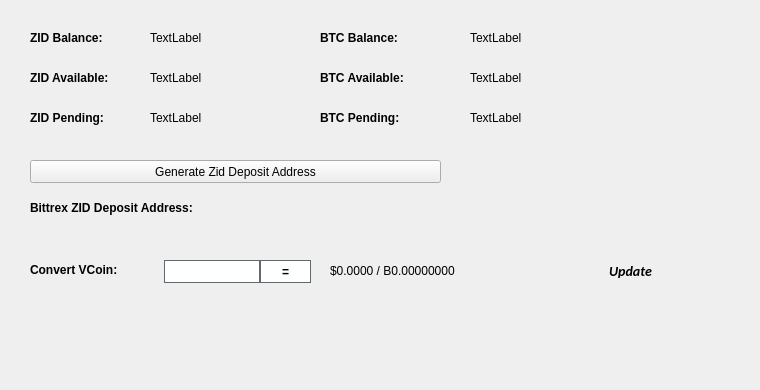
   <widget class="QWidget" name="BalanceTab">
    <attribute name="title">
     <string>Balance</string>
    </attribute>
    <widget class="QLabel" name="BitcoinBalanceLabel">
     <property name="geometry">
      <rect>
       <x>470</x>
       <y>30</y>
       <width>150</width>
       <height>16</height>
      </rect>
     </property>
     <property name="text">
      <string>TextLabel</string>
     </property>
    </widget>
    <widget class="QLabel" name="ZIDBalanceLabel">
     <property name="geometry">
      <rect>
       <x>150</x>
       <y>30</y>
       <width>150</width>
       <height>16</height>
      </rect>
     </property>
     <property name="text">
      <string>TextLabel</string>
     </property>
    </widget>
    <widget class="QLabel" name="label_11">
     <property name="geometry">
      <rect>
       <x>30</x>
       <y>30</y>
       <width>101</width>
       <height>16</height>
      </rect>
     </property>
     <property name="font">
      <font>
       <weight>75</weight>
       <bold>true</bold>
      </font>
     </property>
     <property name="text">
      <string>ZID Balance:</string>
     </property>
    </widget>
    <widget class="QLabel" name="label_12">
     <property name="geometry">
      <rect>
       <x>320</x>
       <y>30</y>
       <width>101</width>
       <height>16</height>
      </rect>
     </property>
     <property name="font">
      <font>
       <weight>75</weight>
       <bold>true</bold>
      </font>
     </property>
     <property name="text">
      <string>BTC Balance:</string>
     </property>
    </widget>
    <widget class="QLabel" name="ZIDAvailableLabel_2">
     <property name="geometry">
      <rect>
       <x>150</x>
       <y>70</y>
       <width>150</width>
       <height>16</height>
      </rect>
     </property>
     <property name="text">
      <string>TextLabel</string>
     </property>
    </widget>
    <widget class="QLabel" name="label_13">
     <property name="geometry">
      <rect>
       <x>30</x>
       <y>70</y>
       <width>111</width>
       <height>16</height>
      </rect>
     </property>
     <property name="font">
      <font>
       <weight>75</weight>
       <bold>true</bold>
      </font>
     </property>
     <property name="text">
      <string>ZID Available:</string>
     </property>
    </widget>
    <widget class="QLabel" name="label_14">
     <property name="geometry">
      <rect>
       <x>30</x>
       <y>110</y>
       <width>101</width>
       <height>16</height>
      </rect>
     </property>
     <property name="font">
      <font>
       <weight>75</weight>
       <bold>true</bold>
      </font>
     </property>
     <property name="text">
      <string>ZID Pending:</string>
     </property>
    </widget>
    <widget class="QLabel" name="ZIDPendingLabel">
     <property name="geometry">
      <rect>
       <x>150</x>
       <y>110</y>
       <width>150</width>
       <height>16</height>
      </rect>
     </property>
     <property name="text">
      <string>TextLabel</string>
     </property>
    </widget>
    <widget class="QLabel" name="label_15">
     <property name="geometry">
      <rect>
       <x>320</x>
       <y>70</y>
       <width>111</width>
       <height>16</height>
      </rect>
     </property>
     <property name="font">
      <font>
       <weight>75</weight>
       <bold>true</bold>
      </font>
     </property>
     <property name="text">
      <string>BTC Available:</string>
     </property>
    </widget>
    <widget class="QLabel" name="BitcoinAvailableLabel">
     <property name="geometry">
      <rect>
       <x>470</x>
       <y>70</y>
       <width>150</width>
       <height>16</height>
      </rect>
     </property>
     <property name="text">
      <string>TextLabel</string>
     </property>
    </widget>
    <widget class="QLabel" name="label_31">
     <property name="geometry">
      <rect>
       <x>320</x>
       <y>110</y>
       <width>111</width>
       <height>16</height>
      </rect>
     </property>
     <property name="font">
      <font>
       <weight>75</weight>
       <bold>true</bold>
      </font>
     </property>
     <property name="text">
      <string>BTC Pending:</string>
     </property>
    </widget>
    <widget class="QLabel" name="BitcoinPendingLabel">
     <property name="geometry">
      <rect>
       <x>470</x>
       <y>110</y>
       <width>150</width>
       <height>16</height>
      </rect>
     </property>
     <property name="text">
      <string>TextLabel</string>
     </property>
    </widget>
    <widget class="QLabel" name="label_33">
     <property name="geometry">
      <rect>
       <x>30</x>
       <y>200</y>
       <width>221</width>
       <height>16</height>
      </rect>
     </property>
     <property name="font">
      <font>
       <weight>75</weight>
       <bold>true</bold>
      </font>
     </property>
     <property name="text">
      <string>Bittrex ZID Deposit Address:</string>
     </property>
    </widget>
    <widget class="QPushButton" name="GenDepositBTN">
     <property name="geometry">
      <rect>
       <x>30</x>
       <y>160</y>
       <width>411</width>
       <height>23</height>
      </rect>
     </property>
     <property name="text">
      <string>Generate Zid Deposit Address</string>
     </property>
     <property name="icon">
      <iconset resource="../zid.qrc">
       <normaloff>:/icons/bitcoin</normaloff>:/icons/bitcoin</iconset>
     </property>
    </widget>
    <widget class="QLabel" name="DepositAddressLabel">
     <property name="geometry">
      <rect>
       <x>200</x>
       <y>200</y>
       <width>261</width>
       <height>16</height>
      </rect>
     </property>
     <property name="palette">
      <palette>
       <active>
        <colorrole role="WindowText">
         <brush brushstyle="SolidPattern">
          <color alpha="255">
           <red>0</red>
           <green>0</green>
           <blue>0</blue>
          </color>
         </brush>
        </colorrole>
        <colorrole role="Text">
         <brush brushstyle="SolidPattern">
          <color alpha="255">
           <red>0</red>
           <green>0</green>
           <blue>255</blue>
          </color>
         </brush>
        </colorrole>
       </active>
       <inactive>
        <colorrole role="WindowText">
         <brush brushstyle="SolidPattern">
          <color alpha="255">
           <red>0</red>
           <green>0</green>
           <blue>0</blue>
          </color>
         </brush>
        </colorrole>
        <colorrole role="Text">
         <brush brushstyle="SolidPattern">
          <color alpha="255">
           <red>0</red>
           <green>0</green>
           <blue>255</blue>
          </color>
         </brush>
        </colorrole>
       </inactive>
       <disabled>
        <colorrole role="WindowText">
         <brush brushstyle="SolidPattern">
          <color alpha="255">
           <red>120</red>
           <green>120</green>
           <blue>120</blue>
          </color>
         </brush>
        </colorrole>
        <colorrole role="Text">
         <brush brushstyle="SolidPattern">
          <color alpha="255">
           <red>120</red>
           <green>120</green>
           <blue>120</blue>
          </color>
         </brush>
        </colorrole>
       </disabled>
      </palette>
     </property>
     <property name="font">
      <font>
       <weight>75</weight>
       <bold>true</bold>
      </font>
     </property>
     <property name="text">
      <string/>
     </property>
     <property name="alignment">
      <set>Qt::AlignRight|Qt::AlignTrailing|Qt::AlignVCenter</set>
     </property>
     <property name="textInteractionFlags">
      <set>Qt::LinksAccessibleByMouse|Qt::TextSelectableByKeyboard|Qt::TextSelectableByMouse</set>
     </property>
    </widget>
    <widget class="QLabel" name="label_8">
     <property name="geometry">
      <rect>
       <x>460</x>
       <y>300</y>
       <width>281</width>
       <height>81</height>
      </rect>
     </property>
     <property name="text">
      <string/>
     </property>
     <property name="pixmap">
      <pixmap>:/images/bittrex</pixmap>
     </property>
    </widget>
    <widget class="QWidget" name="widgetConversion" native="true">
     <property name="geometry">
      <rect>
       <x>0</x>
       <y>250</y>
       <width>751</width>
       <height>43</height>
      </rect>
     </property>
     <property name="minimumSize">
      <size>
       <width>0</width>
       <height>43</height>
      </size>
     </property>
     <property name="styleSheet">
      <string notr="true"/>
     </property>
     <widget class="QPushButton" name="btnUpdateMarketData">
      <property name="geometry">
       <rect>
        <x>575</x>
        <y>0</y>
        <width>111</width>
        <height>41</height>
       </rect>
      </property>
      <property name="sizePolicy">
       <sizepolicy hsizetype="Expanding" vsizetype="Expanding">
        <horstretch>0</horstretch>
        <verstretch>0</verstretch>
       </sizepolicy>
      </property>
      <property name="font">
       <font>
        <family>calibri</family>
        <pointsize>-1</pointsize>
        <weight>75</weight>
        <italic>true</italic>
        <bold>true</bold>
       </font>
      </property>
      <property name="styleSheet">
       <string notr="true">margin:0px;text-align:center;padding:2px;border-radius:3px;font-style:italic;width:100px;font-size:14px;font-family:calibri;font-weight:600;</string>
      </property>
      <property name="text">
       <string>Update</string>
      </property>
      <property name="iconSize">
       <size>
        <width>150</width>
        <height>35</height>
       </size>
      </property>
      <property name="autoDefault">
       <bool>true</bool>
      </property>
      <property name="default">
       <bool>true</bool>
      </property>
     </widget>
     <widget class="QLabel" name="lblConvertVCoin">
      <property name="geometry">
       <rect>
        <x>30</x>
        <y>10</y>
        <width>131</width>
        <height>20</height>
       </rect>
      </property>
      <property name="styleSheet">
       <string notr="true"/>
      </property>
      <property name="text">
       <string>&lt;html&gt;&lt;head/&gt;&lt;body&gt;&lt;p&gt;&lt;span style=&quot; font-weight:600;&quot;&gt;Convert VCoin:&lt;/span&gt;&lt;/p&gt;&lt;/body&gt;&lt;/html&gt;</string>
      </property>
     </widget>
     <widget class="QLineEdit" name="txtConvertVCoinQty">
      <property name="geometry">
       <rect>
        <x>160</x>
        <y>10</y>
        <width>100</width>
        <height>23</height>
       </rect>
      </property>
      <property name="minimumSize">
       <size>
        <width>100</width>
        <height>23</height>
       </size>
      </property>
      <property name="maximumSize">
       <size>
        <width>100</width>
        <height>16777215</height>
       </size>
      </property>
      <property name="styleSheet">
       <string notr="true">border: 1px solid #61696c;margin-left:4px;</string>
      </property>
     </widget>
     <widget class="QPushButton" name="btnConvertZid">
      <property name="geometry">
       <rect>
        <x>260</x>
        <y>10</y>
        <width>51</width>
        <height>23</height>
       </rect>
      </property>
      <property name="minimumSize">
       <size>
        <width>0</width>
        <height>23</height>
       </size>
      </property>
      <property name="styleSheet">
       <string notr="true">border:1px solid #61696c;background:white;font-weight:600;</string>
      </property>
      <property name="text">
       <string>=</string>
      </property>
     </widget>
     <widget class="QLabel" name="lblConvertVCoinResults">
      <property name="geometry">
       <rect>
        <x>330</x>
        <y>0</y>
        <width>201</width>
        <height>41</height>
       </rect>
      </property>
      <property name="styleSheet">
       <string notr="true"/>
      </property>
      <property name="text">
       <string>$0.0000 / B0.00000000</string>
      </property>
     </widget>
     <widget class="QLabel" name="iconOverviewUpdateWait">
      <property name="geometry">
       <rect>
        <x>670</x>
        <y>10</y>
        <width>24</width>
        <height>24</height>
       </rect>
      </property>
      <property name="text">
       <string/>
      </property>
      <property name="pixmap">
       <pixmap resource="../zid.qrc">:/icons/transaction_1</pixmap>
      </property>
      <property name="scaledContents">
       <bool>true</bool>
      </property>
      <property name="alignment">
       <set>Qt::AlignCenter</set>
      </property>
     </widget>
    </widget>
   </widget>
